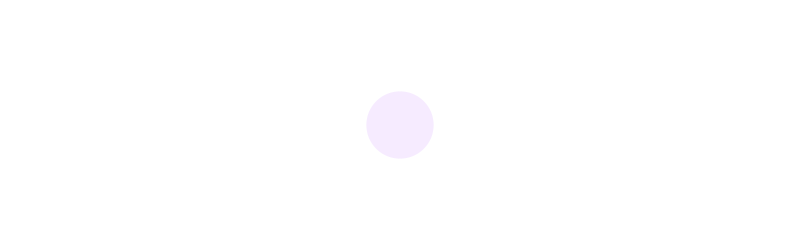
Frame 1 (no input)
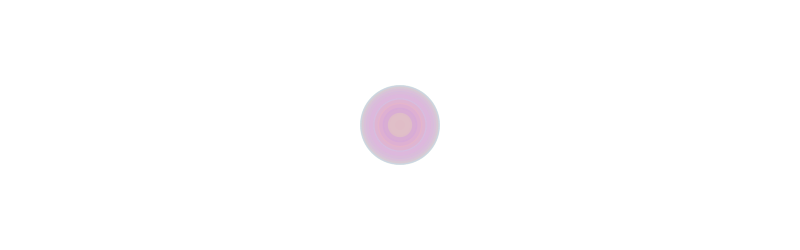
Frame 60 (the mouse pressed at the canvas centre just before this capture)
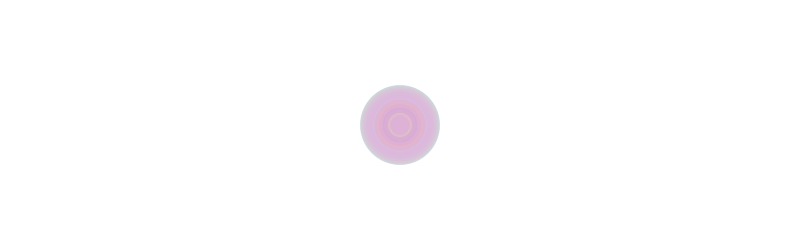
Frame 120 (the mouse held since frame 60 and released just before this capture)

The Processing sketch that drew these frames (run headless with seeded random() and noise(); from frame 60 on, the mouse is pressed at the canvas centre):

// Processing sketch: processing_92834
// ── processing_92834.pde

int counter;

void setup() {  //setup function called initially, only once
  size(800, 250);
  background(255);  //set background white
  colorMode(HSB);   //set colors to Hue, Saturation, Brightness mode
  counter = 0;
}

void draw() {  //draw function loops 
  counter++;
  noStroke();
  fill(random(300),100,255,50);
  
  if(mousePressed == true) { //add some interaction
    ellipse(mouseX, mouseY, 20, 20);
  }
  else {
    ellipse(width/2, height/2, 80*sin(counter), 80*sin(counter));
  }
}
